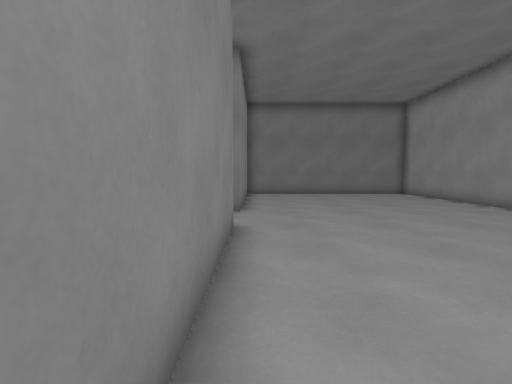
view 1 (above)

19 first-person views from a walk through a Godot game level. The camera is 1.2 m above the floor, tilts 4° down and sees 85° across. The floor is counted in squares, 1 m on a side. Each view is taken from the middle of a square. On the plan, view 1 faces up. The plan holds only what a view shows up to about 13 squares ahead; the rest is blank. The place goes on beyond the plan.

view 2
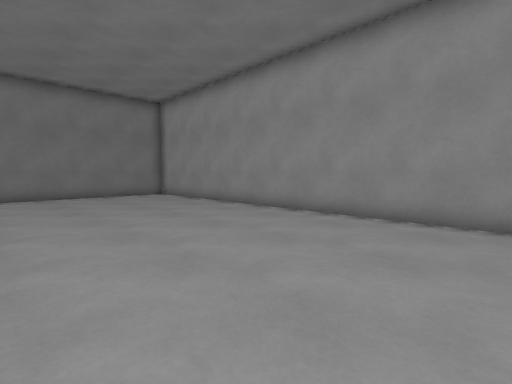

view 3
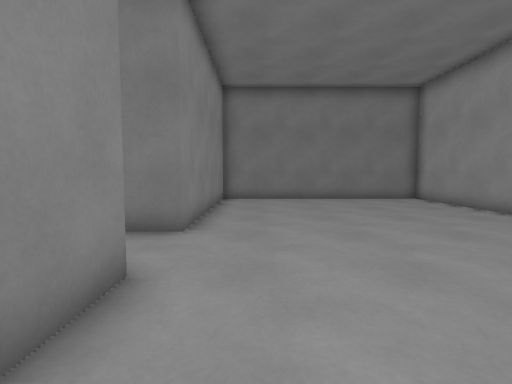

view 4
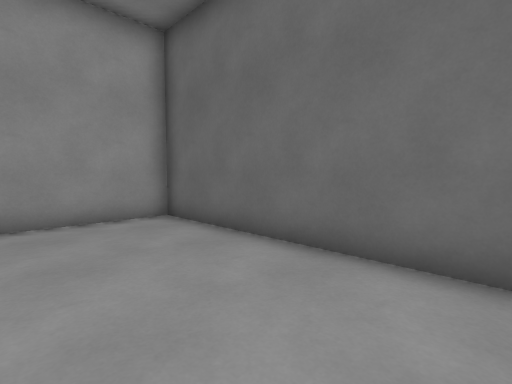

view 5
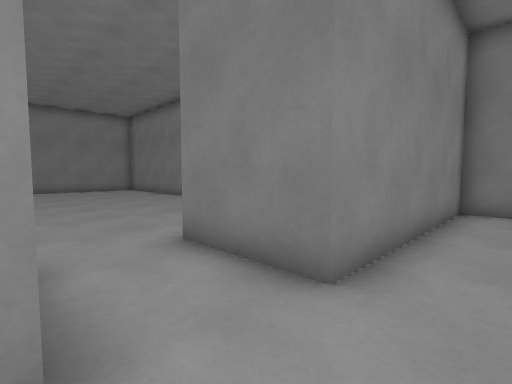

view 6
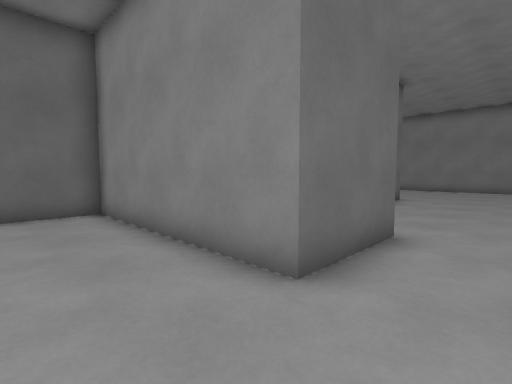

view 7
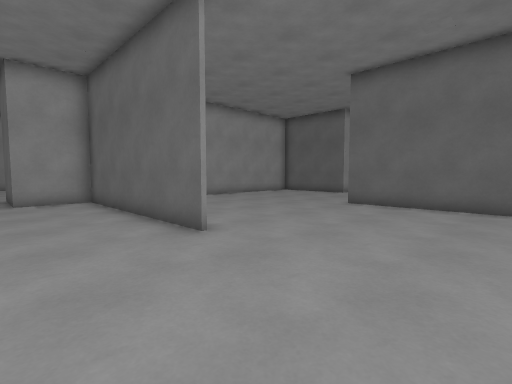

view 8
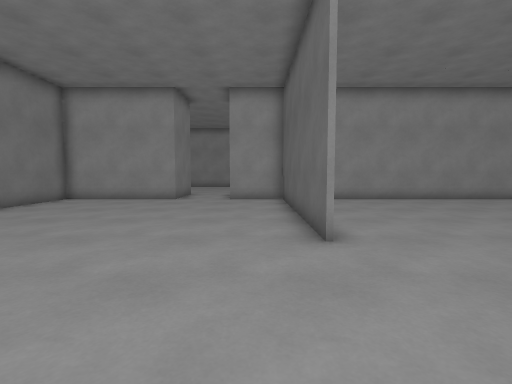

view 9
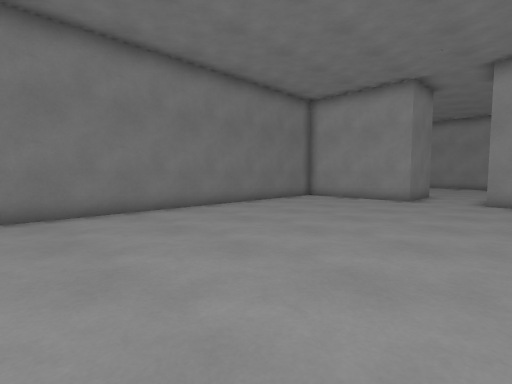

view 10
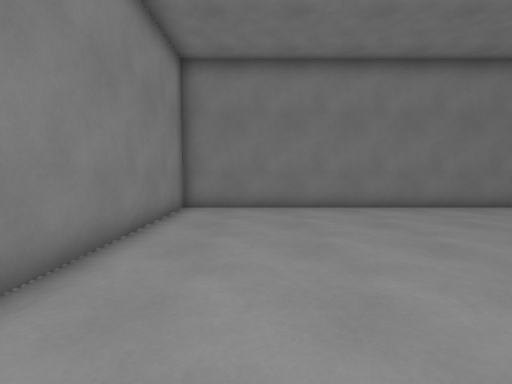

view 11
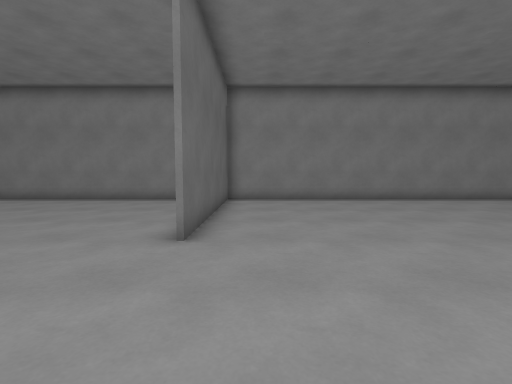

view 12
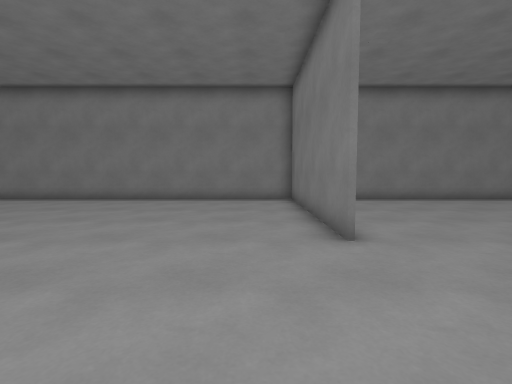

view 13
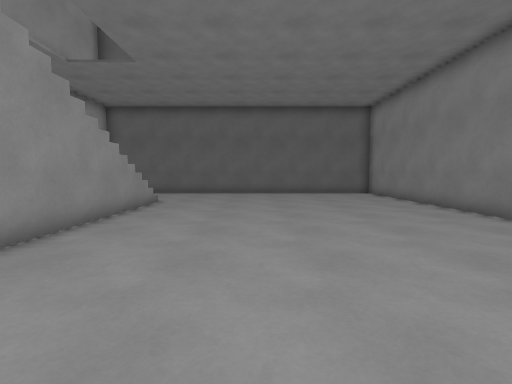

view 14
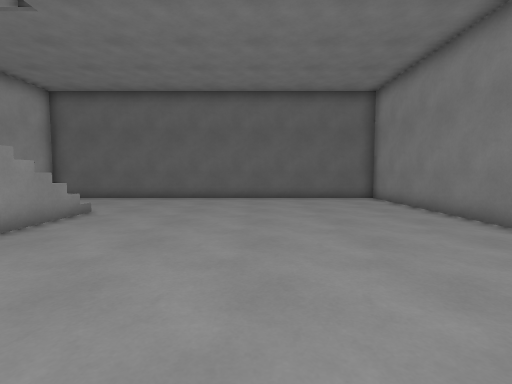

view 15
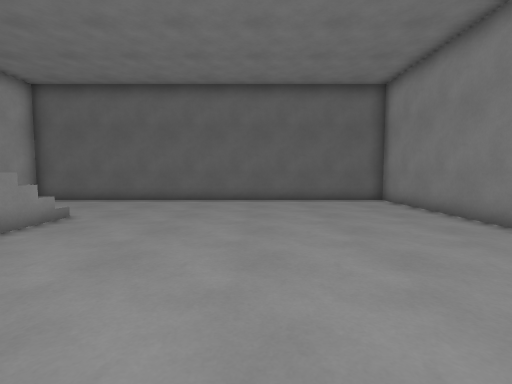

view 16
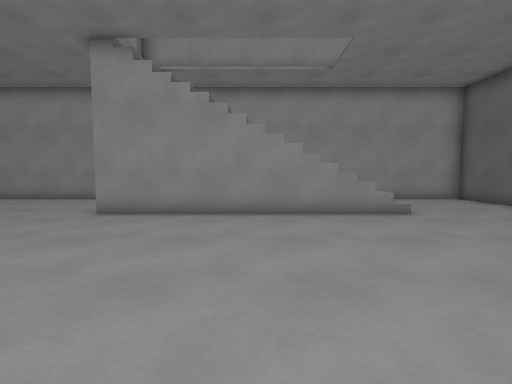

view 17
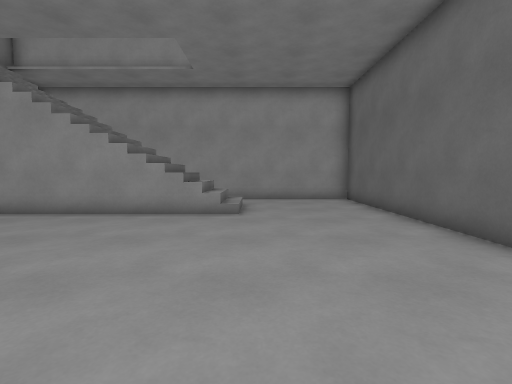

view 18
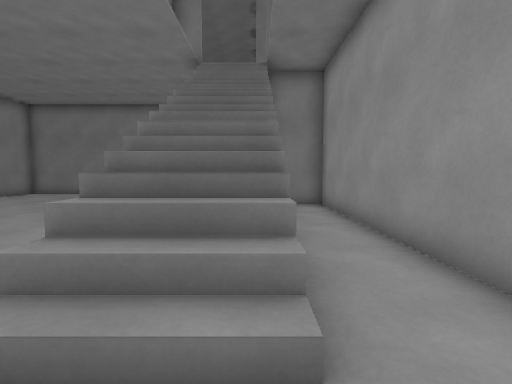

view 19
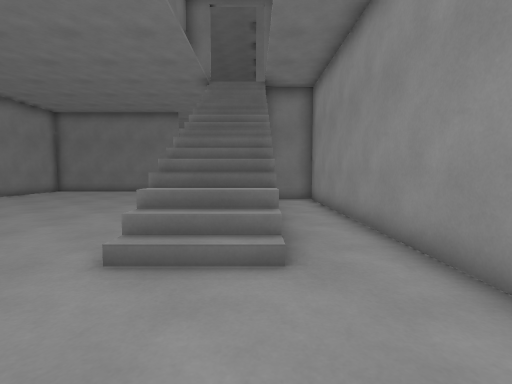

### Floor plan
Key: @ floor where view 1 was taken; # wall or solid block; . floor; / step, stairs or slope; = window, fence, low wall or low ledge; v drop or lower ground.
Columns run from 19 left of view 1 to 9 right of it. Each row starts with its distance up from view 1.
 16                   ###########
 15                   #.........#
 14 ################# #.........#
 13 #...............# #.........#
 12 #...............# #.........#
 11 #...............# #.........#
 10 #...............# #.........#
  9 #...............###.........#
  8 #...........................#
  7 #...........................#
  6 #...............###.........#
  5 #...............###.........#
  4 #.......######### #.........#
  3 #...........      #.........#
  2 #..............   #.........#
  1 #...............# #.........#
  0 #...............# #@........#
 -1 #...............# ###########
 -2 #...............#
 -3 #########.......#
 -4 #...............#
 -5 #...............#
 -6 #...............#
 -7 #.............  #
 -8 #.............###
 -9 #..........#//..#
-10 #..........=//..#
-11 #..........v//..#
-12 #..........v//..#
-13 #..........v//..#
-14 #..........v//..#
-15 #..........v//..#
-16 #..........=//..#
-17 #..........=//..#
-18 #...............#
-19 #...............#
-20 #...............#
-21 #...............#
-22 #################

Where each view was taken, in squares from view 1:
view 1: 0 up, 0 right, facing up
view 2: 1 up, 1 right, facing up-right
view 3: 3 up, 1 right, facing up
view 4: 3 up, 1 right, facing down-right
view 5: 6 up, 1 right, facing up-left
view 6: 8 up, 2 right, facing down-left
view 7: 7 up, 16 left, facing down-right
view 8: 5 up, 16 left, facing right
view 9: 5 up, 16 left, facing up-right
view 10: 4 up, 16 left, facing up
view 11: 2 down, 6 left, facing left
view 12: 5 down, 6 left, facing left
view 13: 6 down, 12 left, facing down
view 14: 9 down, 13 left, facing down
view 15: 10 down, 13 left, facing down
view 16: 13 down, 16 left, facing right
view 17: 18 down, 16 left, facing right
view 18: 19 down, 6 left, facing up
view 19: 21 down, 6 left, facing up
